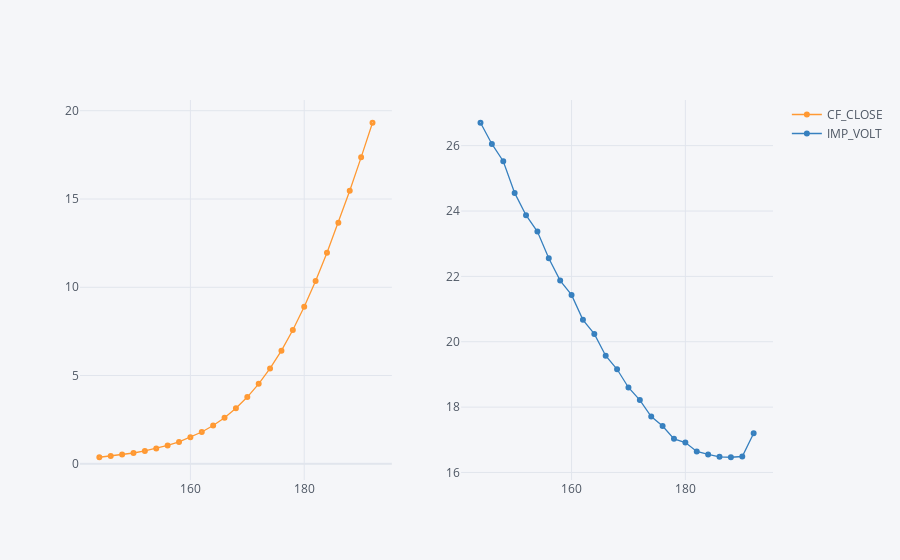

The notebook cell saved with this chart:
### Code cell
puts.set_index('STRIKE_PRC')[['CF_CLOSE', 'IMP_VOLT']].iplot(subplots=True,
                                                            mode='lines+markers',
                                                            symbol='circle-dot', size=6)

### Figure 1 — Plotly figure (JSON) as saved in the notebook; plotly's stock layout.template omitted (floating-point values rounded to 4 significant figures)
{"data": [{"line": {"color": "rgba(255, 153, 51, 1.0)", "dash": "solid", "shape": "linear", "width": 1.3}, "marker": {"size": 6, "symbol": "circle-dot"}, "mode": "lines+markers", "name": "CF_CLOSE", "text": "", "type": "scatter", "x": [144, 146, 148, 150, 152, 154, 156, 158, 160, 162, 164, 166, 168, 170, 172, 174, 176, 178, 180, 182, 184, 186, 188, 190, 192], "xaxis": "x", "y": [0.37, 0.44, 0.52, 0.61, 0.73, 0.87, 1.04, 1.24, 1.5, 1.8, 2.17, 2.61, 3.15, 3.78, 4.53, 5.4, 6.41, 7.58, 8.9, 10.36, 11.95, 13.66, 15.47, 17.36, 19.32], "yaxis": "y"}, {"line": {"color": "rgba(55, 128, 191, 1.0)", "dash": "solid", "shape": "linear", "width": 1.3}, "marker": {"size": 6, "symbol": "circle-dot"}, "mode": "lines+markers", "name": "IMP_VOLT", "text": "", "type": "scatter", "x": [144, 146, 148, 150, 152, 154, 156, 158, 160, 162, 164, 166, 168, 170, 172, 174, 176, 178, 180, 182, 184, 186, 188, 190, 192], "xaxis": "x2", "y": [26.7, 26.05, 25.52, 24.55, 23.87, 23.37, 22.55, 21.87, 21.43, 20.67, 20.24, 19.57, 19.16, 18.6, 18.21, 17.71, 17.42, 17.03, 16.91, 16.64, 16.55, 16.48, 16.47, 16.49, 17.2], "yaxis": "y2"}], "layout": {"legend": {"bgcolor": "#F5F6F9", "font": {"color": "#4D5663"}}, "paper_bgcolor": "#F5F6F9", "plot_bgcolor": "#F5F6F9", "title": {"font": {"color": "#4D5663"}}, "xaxis": {"anchor": "y", "domain": [0, 0.45], "gridcolor": "#E1E5ED", "showgrid": true, "tickfont": {"color": "#4D5663"}, "title": {"font": {"color": "#4D5663"}, "text": ""}, "zerolinecolor": "#E1E5ED"}, "xaxis2": {"anchor": "y2", "domain": [0.55, 1], "gridcolor": "#E1E5ED", "showgrid": true, "tickfont": {"color": "#4D5663"}, "title": {"font": {"color": "#4D5663"}, "text": ""}, "zerolinecolor": "#E1E5ED"}, "yaxis": {"anchor": "x", "domain": [0, 1], "gridcolor": "#E1E5ED", "showgrid": true, "tickfont": {"color": "#4D5663"}, "title": {"font": {"color": "#4D5663"}, "text": ""}, "zerolinecolor": "#E1E5ED"}, "yaxis2": {"anchor": "x2", "domain": [0, 1], "gridcolor": "#E1E5ED", "showgrid": true, "tickfont": {"color": "#4D5663"}, "title": {"font": {"color": "#4D5663"}, "text": ""}, "zerolinecolor": "#E1E5ED"}}}
